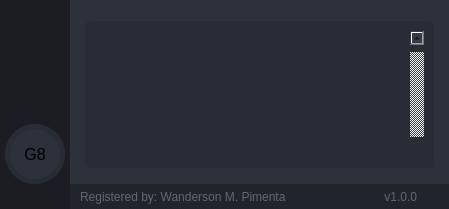
        <widget class="QFrame" name="frame_center">
         <property name="sizePolicy">
          <sizepolicy hsizetype="Expanding" vsizetype="Expanding">
           <horstretch>0</horstretch>
           <verstretch>0</verstretch>
          </sizepolicy>
         </property>
         <property name="styleSheet">
          <string notr="true">background-color: rgb(40, 44, 52);</string>
         </property>
         <property name="frameShape">
          <enum>QFrame::NoFrame</enum>
         </property>
         <property name="frameShadow">
          <enum>QFrame::Raised</enum>
         </property>
         <layout class="QHBoxLayout" name="horizontalLayout_2">
          <property name="spacing">
           <number>0</number>
          </property>
          <property name="leftMargin">
           <number>0</number>
          </property>
          <property name="topMargin">
           <number>0</number>
          </property>
          <property name="rightMargin">
           <number>0</number>
          </property>
          <property name="bottomMargin">
           <number>0</number>
          </property>
          <item>
           <widget class="QFrame" name="frame_left_menu">
            <property name="sizePolicy">
             <sizepolicy hsizetype="Preferred" vsizetype="Preferred">
              <horstretch>0</horstretch>
              <verstretch>0</verstretch>
             </sizepolicy>
            </property>
            <property name="minimumSize">
             <size>
              <width>70</width>
              <height>0</height>
             </size>
            </property>
            <property name="maximumSize">
             <size>
              <width>70</width>
              <height>16777215</height>
             </size>
            </property>
            <property name="layoutDirection">
             <enum>Qt::LeftToRight</enum>
            </property>
            <property name="styleSheet">
             <string notr="true">background-color: rgb(27, 29, 35);</string>
            </property>
            <property name="frameShape">
             <enum>QFrame::NoFrame</enum>
            </property>
            <property name="frameShadow">
             <enum>QFrame::Raised</enum>
            </property>
            <layout class="QVBoxLayout" name="verticalLayout_5">
             <property name="spacing">
              <number>1</number>
             </property>
             <property name="leftMargin">
              <number>0</number>
             </property>
             <property name="topMargin">
              <number>0</number>
             </property>
             <property name="rightMargin">
              <number>0</number>
             </property>
             <property name="bottomMargin">
              <number>0</number>
             </property>
             <item alignment="Qt::AlignTop">
              <widget class="QFrame" name="frame_menus">
               <property name="frameShape">
                <enum>QFrame::NoFrame</enum>
               </property>
               <property name="frameShadow">
                <enum>QFrame::Raised</enum>
               </property>
               <layout class="QVBoxLayout" name="layout_menus">
                <property name="spacing">
                 <number>0</number>
                </property>
                <property name="leftMargin">
                 <number>0</number>
                </property>
                <property name="topMargin">
                 <number>0</number>
                </property>
                <property name="rightMargin">
                 <number>0</number>
                </property>
                <property name="bottomMargin">
                 <number>0</number>
                </property>
               </layout>
              </widget>
             </item>
             <item alignment="Qt::AlignBottom">
              <widget class="QFrame" name="frame_extra_menus">
               <property name="sizePolicy">
                <sizepolicy hsizetype="Preferred" vsizetype="Preferred">
                 <horstretch>0</horstretch>
                 <verstretch>0</verstretch>
                </sizepolicy>
               </property>
               <property name="frameShape">
                <enum>QFrame::NoFrame</enum>
               </property>
               <property name="frameShadow">
                <enum>QFrame::Raised</enum>
               </property>
               <layout class="QVBoxLayout" name="layout_menu_bottom">
                <property name="spacing">
                 <number>10</number>
                </property>
                <property name="leftMargin">
                 <number>0</number>
                </property>
                <property name="topMargin">
                 <number>0</number>
                </property>
                <property name="rightMargin">
                 <number>0</number>
                </property>
                <property name="bottomMargin">
                 <number>25</number>
                </property>
                <item alignment="Qt::AlignHCenter">
                 <widget class="QLabel" name="label_user_icon">
                  <property name="sizePolicy">
                   <sizepolicy hsizetype="Maximum" vsizetype="Maximum">
                    <horstretch>0</horstretch>
                    <verstretch>0</verstretch>
                   </sizepolicy>
                  </property>
                  <property name="minimumSize">
                   <size>
                    <width>60</width>
                    <height>60</height>
                   </size>
                  </property>
                  <property name="maximumSize">
                   <size>
                    <width>60</width>
                    <height>60</height>
                   </size>
                  </property>
                  <property name="font">
                   <font>
                    <family>Segoe UI</family>
                    <pointsize>12</pointsize>
                   </font>
                  </property>
                  <property name="styleSheet">
                   <string notr="true">QLabel {
	border-radius: 30px;
	background-color: rgb(44, 49, 60);
	border: 5px solid rgb(39, 44, 54);
	background-position: center;
	background-repeat: no-repeat;
}</string>
                  </property>
                  <property name="text">
                   <string>G8</string>
                  </property>
                  <property name="alignment">
                   <set>Qt::AlignCenter</set>
                  </property>
                 </widget>
                </item>
               </layout>
              </widget>
             </item>
            </layout>
           </widget>
          </item>
          <item>
           <widget class="QFrame" name="frame_content_right">
            <property name="styleSheet">
             <string notr="true">background-color: rgb(44, 49, 60);</string>
            </property>
            <property name="frameShape">
             <enum>QFrame::NoFrame</enum>
            </property>
            <property name="frameShadow">
             <enum>QFrame::Raised</enum>
            </property>
            <layout class="QVBoxLayout" name="verticalLayout_4">
             <property name="spacing">
              <number>0</number>
             </property>
             <property name="leftMargin">
              <number>0</number>
             </property>
             <property name="topMargin">
              <number>0</number>
             </property>
             <property name="rightMargin">
              <number>0</number>
             </property>
             <property name="bottomMargin">
              <number>0</number>
             </property>
             <item>
              <widget class="QFrame" name="frame_content">
               <property name="frameShape">
                <enum>QFrame::NoFrame</enum>
               </property>
               <property name="frameShadow">
                <enum>QFrame::Raised</enum>
               </property>
               <layout class="QVBoxLayout" name="verticalLayout_9">
                <property name="spacing">
                 <number>0</number>
                </property>
                <property name="leftMargin">
                 <number>5</number>
                </property>
                <property name="topMargin">
                 <number>5</number>
                </property>
                <property name="rightMargin">
                 <number>5</number>
                </property>
                <property name="bottomMargin">
                 <number>5</number>
                </property>
                <item>
                 <widget class="QStackedWidget" name="stackedWidget">
                  <property name="styleSheet">
                   <string notr="true">background: transparent;</string>
                  </property>
                  <property name="currentIndex">
                   <number>1</number>
                  </property>
                  <widget class="QWidget" name="page_home">
                   <layout class="QVBoxLayout" name="verticalLayout_10">
                    <item>
                     <widget class="QLabel" name="label_6">
                      <property name="font">
                       <font>
                        <family>Segoe UI</family>
                        <pointsize>40</pointsize>
                       </font>
                      </property>
                      <property name="styleSheet">
                       <string notr="true"/>
                      </property>
                      <property name="text">
                       <string>HOME</string>
                      </property>
                      <property name="alignment">
                       <set>Qt::AlignCenter</set>
                      </property>
                     </widget>
                    </item>
                    <item>
                     <widget class="QLabel" name="label">
                      <property name="font">
                       <font>
                        <family>Segoe UI</family>
                        <pointsize>14</pointsize>
                       </font>
                      </property>
                      <property name="text">
                       <string>Empyt Page - By: Wanderson M. Pimenta</string>
                      </property>
                      <property name="alignment">
                       <set>Qt::AlignCenter</set>
                      </property>
                     </widget>
                    </item>
                    <item>
                     <widget class="QLabel" name="label_7">
                      <property name="font">
                       <font>
                        <family>Segoe UI</family>
                        <pointsize>15</pointsize>
                       </font>
                      </property>
                      <property name="text">
                       <string>Page Index 0</string>
                      </property>
                      <property name="alignment">
                       <set>Qt::AlignCenter</set>
                      </property>
                     </widget>
                    </item>
                   </layout>
                  </widget>
                  <widget class="QWidget" name="page_widgets">
                   <layout class="QVBoxLayout" name="verticalLayout_6">
                    <item>
                     <widget class="QFrame" name="frame">
                      <property name="styleSheet">
                       <string notr="true">border-radius: 5px;</string>
                      </property>
                      <property name="frameShape">
                       <enum>QFrame::StyledPanel</enum>
                      </property>
                      <property name="frameShadow">
                       <enum>QFrame::Raised</enum>
                      </property>
                      <layout class="QVBoxLayout" name="verticalLayout_15">
                       <property name="spacing">
                        <number>0</number>
                       </property>
                       <property name="leftMargin">
                        <number>0</number>
                       </property>
                       <property name="topMargin">
                        <number>0</number>
                       </property>
                       <property name="rightMargin">
                        <number>0</number>
                       </property>
                       <property name="bottomMargin">
                        <number>0</number>
                       </property>
                      </layout>
                     </widget>
                    </item>
                    <item>
                     <widget class="QFrame" name="frame_3">
                      <property name="minimumSize">
                       <size>
                        <width>0</width>
                        <height>150</height>
                       </size>
                      </property>
                      <property name="frameShape">
                       <enum>QFrame::StyledPanel</enum>
                      </property>
                      <property name="frameShadow">
                       <enum>QFrame::Raised</enum>
                      </property>
                      <layout class="QHBoxLayout" name="horizontalLayout_12">
                       <property name="spacing">
                        <number>0</number>
                       </property>
                       <property name="leftMargin">
                        <number>0</number>
                       </property>
                       <property name="topMargin">
                        <number>0</number>
                       </property>
                       <property name="rightMargin">
                        <number>0</number>
                       </property>
                       <property name="bottomMargin">
                        <number>0</number>
                       </property>
                       <item>
                        <widget class="QTableView" name="tableView">
                         <property name="sizePolicy">
                          <sizepolicy hsizetype="Expanding" vsizetype="Expanding">
                           <horstretch>0</horstretch>
                           <verstretch>0</verstretch>
                          </sizepolicy>
                         </property>
                         <property name="palette">
                          <palette>
                           <active>
                            <colorrole role="WindowText">
                             <brush brushstyle="SolidPattern">
                              <color alpha="255">
                               <red>210</red>
                               <green>210</green>
                               <blue>210</blue>
                              </color>
                             </brush>
                            </colorrole>
                            <colorrole role="Button">
                             <brush brushstyle="SolidPattern">
                              <color alpha="255">
                               <red>39</red>
                               <green>44</green>
                               <blue>54</blue>
                              </color>
                             </brush>
                            </colorrole>
                            <colorrole role="Text">
                             <brush brushstyle="SolidPattern">
                              <color alpha="255">
                               <red>210</red>
                               <green>210</green>
                               <blue>210</blue>
                              </color>
                             </brush>
                            </colorrole>
                            <colorrole role="ButtonText">
                             <brush brushstyle="SolidPattern">
                              <color alpha="255">
                               <red>210</red>
                               <green>210</green>
                               <blue>210</blue>
                              </color>
                             </brush>
                            </colorrole>
                            <colorrole role="Base">
                             <brush brushstyle="SolidPattern">
                              <color alpha="255">
                               <red>39</red>
                               <green>44</green>
                               <blue>54</blue>
                              </color>
                             </brush>
                            </colorrole>
                            <colorrole role="Window">
                             <brush brushstyle="SolidPattern">
                              <color alpha="255">
                               <red>39</red>
                               <green>44</green>
                               <blue>54</blue>
                              </color>
                             </brush>
                            </colorrole>
                            <colorrole role="PlaceholderText">
                             <brush brushstyle="NoBrush">
                              <color alpha="128">
                               <red>210</red>
                               <green>210</green>
                               <blue>210</blue>
                              </color>
                             </brush>
                            </colorrole>
                           </active>
                           <inactive>
                            <colorrole role="WindowText">
                             <brush brushstyle="SolidPattern">
                              <color alpha="255">
                               <red>210</red>
                               <green>210</green>
                               <blue>210</blue>
                              </color>
                             </brush>
                            </colorrole>
                            <colorrole role="Button">
                             <brush brushstyle="SolidPattern">
                              <color alpha="255">
                               <red>39</red>
                               <green>44</green>
                               <blue>54</blue>
                              </color>
                             </brush>
                            </colorrole>
                            <colorrole role="Text">
                             <brush brushstyle="SolidPattern">
                              <color alpha="255">
                               <red>210</red>
                               <green>210</green>
                               <blue>210</blue>
                              </color>
                             </brush>
                            </colorrole>
                            <colorrole role="ButtonText">
                             <brush brushstyle="SolidPattern">
                              <color alpha="255">
                               <red>210</red>
                               <green>210</green>
                               <blue>210</blue>
                              </color>
                             </brush>
                            </colorrole>
                            <colorrole role="Base">
                             <brush brushstyle="SolidPattern">
                              <color alpha="255">
                               <red>39</red>
                               <green>44</green>
                               <blue>54</blue>
                              </color>
                             </brush>
                            </colorrole>
                            <colorrole role="Window">
                             <brush brushstyle="SolidPattern">
                              <color alpha="255">
                               <red>39</red>
                               <green>44</green>
                               <blue>54</blue>
                              </color>
                             </brush>
                            </colorrole>
                            <colorrole role="PlaceholderText">
                             <brush brushstyle="NoBrush">
                              <color alpha="128">
                               <red>210</red>
                               <green>210</green>
                               <blue>210</blue>
                              </color>
                             </brush>
                            </colorrole>
                           </inactive>
                           <disabled>
                            <colorrole role="WindowText">
                             <brush brushstyle="SolidPattern">
                              <color alpha="255">
                               <red>210</red>
                               <green>210</green>
                               <blue>210</blue>
                              </color>
                             </brush>
                            </colorrole>
                            <colorrole role="Button">
                             <brush brushstyle="SolidPattern">
                              <color alpha="255">
                               <red>39</red>
                               <green>44</green>
                               <blue>54</blue>
                              </color>
                             </brush>
                            </colorrole>
                            <colorrole role="Text">
                             <brush brushstyle="SolidPattern">
                              <color alpha="255">
                               <red>210</red>
                               <green>210</green>
                               <blue>210</blue>
                              </color>
                             </brush>
                            </colorrole>
                            <colorrole role="ButtonText">
                             <brush brushstyle="SolidPattern">
                              <color alpha="255">
                               <red>210</red>
                               <green>210</green>
                               <blue>210</blue>
                              </color>
                             </brush>
                            </colorrole>
                            <colorrole role="Base">
                             <brush brushstyle="SolidPattern">
                              <color alpha="255">
                               <red>39</red>
                               <green>44</green>
                               <blue>54</blue>
                              </color>
                             </brush>
                            </colorrole>
                            <colorrole role="Window">
                             <brush brushstyle="SolidPattern">
                              <color alpha="255">
                               <red>39</red>
                               <green>44</green>
                               <blue>54</blue>
                              </color>
                             </brush>
                            </colorrole>
                            <colorrole role="PlaceholderText">
                             <brush brushstyle="NoBrush">
                              <color alpha="128">
                               <red>210</red>
                               <green>210</green>
                               <blue>210</blue>
                              </color>
                             </brush>
                            </colorrole>
                           </disabled>
                          </palette>
                         </property>
                         <property name="styleSheet">
                          <string notr="true">QTableView {	
	background-color: rgb(39, 44, 54);
	padding: 10px;
	border-radius: 5px;
	gridline-color: rgb(44, 49, 60);
	border-bottom: 1px solid rgb(44, 49, 60);
}
QTableView::item{
	border-color: rgb(44, 49, 60);
	padding-left: 5px;
	padding-right: 5px;
	gridline-color: rgb(44, 49, 60);
}
QTableView::item:selected{
	background-color: rgb(85, 170, 255);
}
QScrollBar:horizontal {
    border: none;
    background: rgb(52, 59, 72);
    height: 14px;
    margin: 0px 21px 0 21px;
	border-radius: 0px;
}
 QScrollBar:vertical {
	border: none;
    background: rgb(52, 59, 72);
    width: 14px;
    margin: 21px 0 21px 0;
	border-radius: 0px;
 }
QHeaderView::section{
	Background-color: rgb(39, 44, 54);
	max-width: 30px;
	border: 1px solid rgb(44, 49, 60);
	border-style: none;
    border-bottom: 1px solid rgb(44, 49, 60);
    border-right: 1px solid rgb(44, 49, 60);
}
QTableView::horizontalHeader {	
	background-color: rgb(81, 255, 0);
}
QHeaderView::section:horizontal
{
    border: 1px solid rgb(32, 34, 42);
	background-color: rgb(27, 29, 35);
	padding: 3px;
	border-top-left-radius: 7px;
    border-top-right-radius: 7px;
}
QHeaderView::section:vertical
{
    border: 1px solid rgb(44, 49, 60);
}
</string>
                         </property>
                         <property name="frameShape">
                          <enum>QFrame::NoFrame</enum>
                         </property>
                         <property name="verticalScrollBarPolicy">
                          <enum>Qt::ScrollBarAlwaysOn</enum>
                         </property>
                         <property name="sizeAdjustPolicy">
                          <enum>QAbstractScrollArea::AdjustToContents</enum>
                         </property>
                         <property name="editTriggers">
                          <set>QAbstractItemView::NoEditTriggers</set>
                         </property>
                         <property name="alternatingRowColors">
                          <bool>false</bool>
                         </property>
                         <property name="selectionMode">
                          <enum>QAbstractItemView::SingleSelection</enum>
                         </property>
                         <property name="selectionBehavior">
                          <enum>QAbstractItemView::SelectRows</enum>
                         </property>
                         <property name="showGrid">
                          <bool>true</bool>
                         </property>
                         <property name="gridStyle">
                          <enum>Qt::SolidLine</enum>
                         </property>
                         <property name="sortingEnabled">
                          <bool>false</bool>
                         </property>
                         <attribute name="horizontalHeaderMinimumSectionSize">
                          <number>200</number>
                         </attribute>
                         <attribute name="horizontalHeaderDefaultSectionSize">
                          <number>42</number>
                         </attribute>
                         <attribute name="horizontalHeaderHighlightSections">
                          <bool>true</bool>
                         </attribute>
                         <attribute name="verticalHeaderCascadingSectionResizes">
                          <bool>true</bool>
                         </attribute>
                         <attribute name="verticalHeaderDefaultSectionSize">
                          <number>26</number>
                         </attribute>
                         <attribute name="verticalHeaderHighlightSections">
                          <bool>false</bool>
                         </attribute>
                         <attribute name="verticalHeaderShowSortIndicator" stdset="0">
                          <bool>false</bool>
                         </attribute>
                        </widget>
                       </item>
                      </layout>
                     </widget>
                    </item>
                   </layout>
                  </widget>
                 </widget>
                </item>
               </layout>
              </widget>
             </item>
             <item>
              <widget class="QFrame" name="frame_grip">
               <property name="minimumSize">
                <size>
                 <width>0</width>
                 <height>25</height>
                </size>
               </property>
               <property name="maximumSize">
                <size>
                 <width>16777215</width>
                 <height>25</height>
                </size>
               </property>
               <property name="styleSheet">
                <string notr="true">background-color: rgb(33, 37, 43);</string>
               </property>
               <property name="frameShape">
                <enum>QFrame::NoFrame</enum>
               </property>
               <property name="frameShadow">
                <enum>QFrame::Raised</enum>
               </property>
               <layout class="QHBoxLayout" name="horizontalLayout_6">
                <property name="spacing">
                 <number>0</number>
                </property>
                <property name="leftMargin">
                 <number>0</number>
                </property>
                <property name="topMargin">
                 <number>0</number>
                </property>
                <property name="rightMargin">
                 <number>2</number>
                </property>
                <property name="bottomMargin">
                 <number>0</number>
                </property>
                <item>
                 <widget class="QFrame" name="frame_label_bottom">
                  <property name="frameShape">
                   <enum>QFrame::NoFrame</enum>
                  </property>
                  <property name="frameShadow">
                   <enum>QFrame::Raised</enum>
                  </property>
                  <layout class="QHBoxLayout" name="horizontalLayout_7">
                   <property name="spacing">
                    <number>0</number>
                   </property>
                   <property name="leftMargin">
                    <number>10</number>
                   </property>
                   <property name="topMargin">
                    <number>0</number>
                   </property>
                   <property name="rightMargin">
                    <number>10</number>
                   </property>
                   <property name="bottomMargin">
                    <number>0</number>
                   </property>
                   <item>
                    <widget class="QLabel" name="label_credits">
                     <property name="font">
                      <font>
                       <family>Segoe UI</family>
                      </font>
                     </property>
                     <property name="styleSheet">
                      <string notr="true">color: rgb(98, 103, 111);</string>
                     </property>
                     <property name="text">
                      <string>Registered by: Wanderson M. Pimenta</string>
                     </property>
                    </widget>
                   </item>
                   <item>
                    <widget class="QLabel" name="label_version">
                     <property name="maximumSize">
                      <size>
                       <width>100</width>
                       <height>16777215</height>
                      </size>
                     </property>
                     <property name="font">
                      <font>
                       <family>Segoe UI</family>
                      </font>
                     </property>
                     <property name="styleSheet">
                      <string notr="true">color: rgb(98, 103, 111);</string>
                     </property>
                     <property name="text">
                      <string>v1.0.0</string>
                     </property>
                     <property name="alignment">
                      <set>Qt::AlignRight|Qt::AlignTrailing|Qt::AlignVCenter</set>
                     </property>
                    </widget>
                   </item>
                  </layout>
                 </widget>
                </item>
                <item>
                 <widget class="QFrame" name="frame_size_grip">
                  <property name="maximumSize">
                   <size>
                    <width>20</width>
                    <height>20</height>
                   </size>
                  </property>
                  <property name="styleSheet">
                   <string notr="true">QSizeGrip {
	background-image: url(:/16x16/icons/16x16/cil-size-grip.png);
	background-position: center;
	background-repeat: no-reperat;
}</string>
                  </property>
                  <property name="frameShape">
                   <enum>QFrame::NoFrame</enum>
                  </property>
                  <property name="frameShadow">
                   <enum>QFrame::Raised</enum>
                  </property>
                 </widget>
                </item>
               </layout>
              </widget>
             </item>
            </layout>
           </widget>
          </item>
         </layout>
        </widget>
